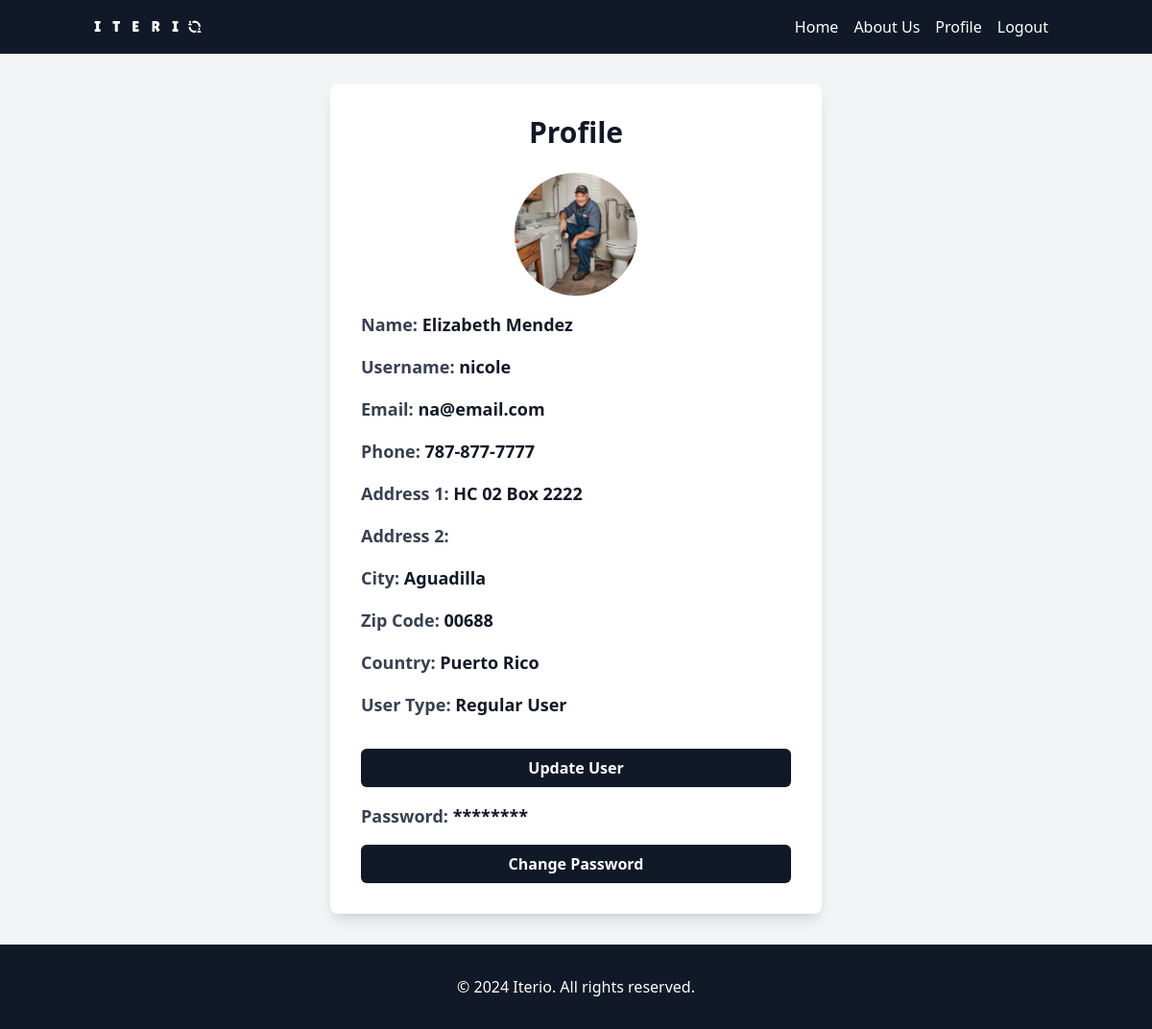
/profile/ (signed in), run on an earlier commit of the app's database.
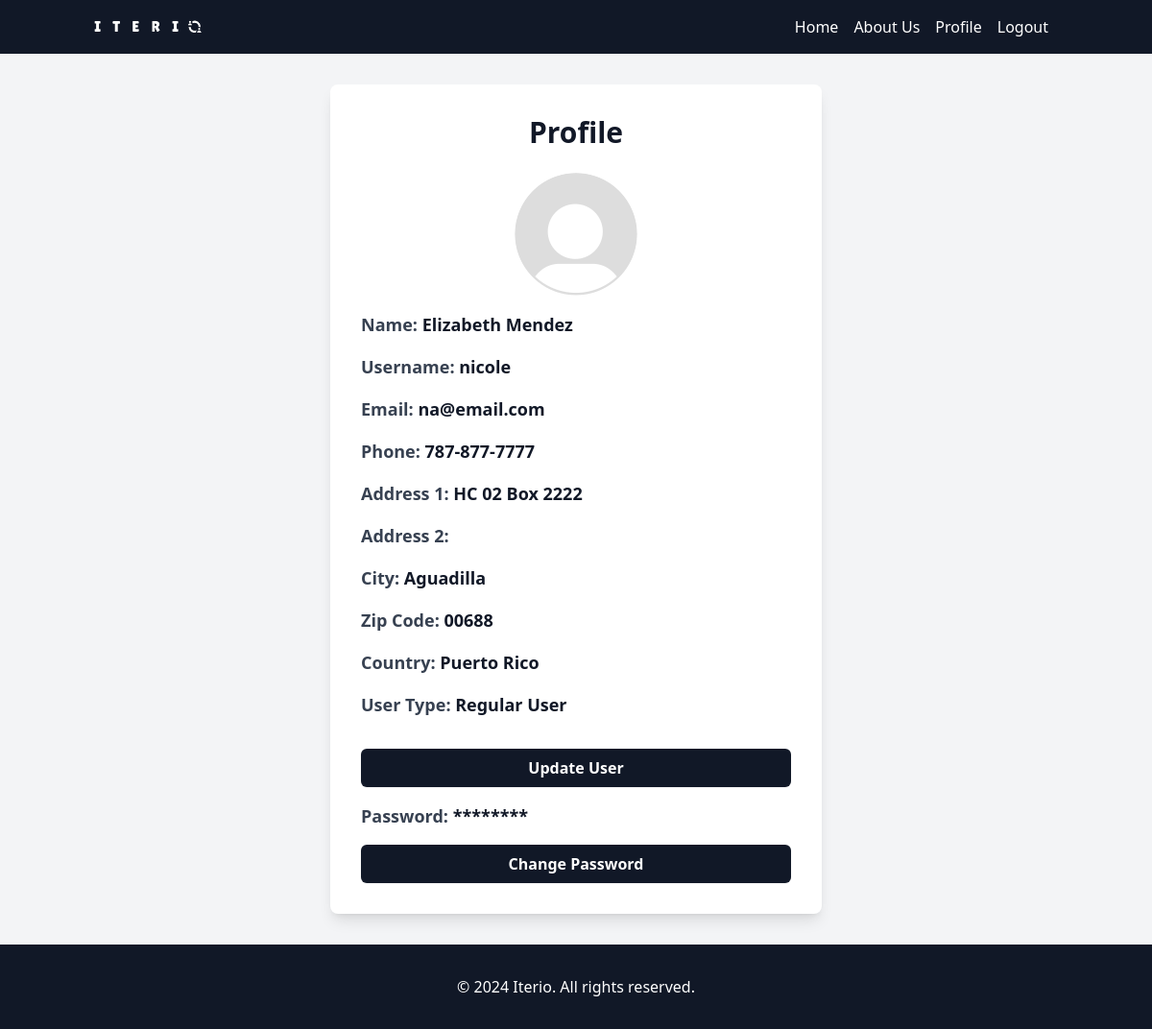
And on a later commit of the database.
### iterio_app/models.py (models this page shows, shortened)
class Profile(models.Model):
    USER_CHOICES = [
        ('regular', 'Regular User'),
        ('provider', 'Service Provider'),
    ]
    user = models.OneToOneField(User, on_delete=models.CASCADE)
    date_modified = models.DateTimeField(User, auto_now=True)
    phone = models.CharField(max_length=20, blank=True)
    address1 = models.CharField(max_length=200, blank=True)
    address2 = models.CharField(max_length=200, blank=True)
    city = models.CharField(max_length=200, blank=True)
    zipcode = models.CharField(max_length=200, blank=True)
    country = models.CharField(max_length=200, blank=True)
    user_type = models.CharField(max_length=20, choices=USER_CHOICES, default='regular')
    profile_picture = models.ImageField(upload_to='profile_pictures', blank=True, null=True)

### iterio_app/views.py (the view)
# urls.py: path('profile/', views.profile, name='profile'),
def profile(request):
    profile = Profile.objects.get(user=request.user)
    return render(request, 'iterio_app/profile.html', {'profile': profile, 'user': request.user})

### iterio_app/templates/iterio_app/profile.html (shortened to what this page needs)
{% extends 'main.html' %}
{% load static %}
{% load static tailwind_tags %}
{% block content %}
<div class="bg-gray-100 min-h-screen flex items-center justify-center">
    <div class="max-w-lg w-full bg-white p-8 rounded-lg shadow-lg">
        <h1 class="text-3xl font-bold text-gray-900 mb-6 text-center">Profile</h1>
        <div class="space-y-4">
            <div class="text-center">
                {% if profile.profile_picture %}
                    <img src="{{ profile.profile_picture.url }}" alt="Profile Picture" class="w-32 h-32 rounded-full mx-auto">
                {% else %}
                    <img src="{% static 'images/default_profile.png' %}" alt="Default Profile Picture" class="w-32 h-32 rounded-full mx-auto">
                {% endif %}
            </div>
            <div>
                <p class="text-lg font-semibold text-gray-700">Name: <span class="text-gray-900">{{ user.first_name }} {{ user.last_name }}</span></p>
            </div>
            <div>
                <p class="text-lg font-semibold text-gray-700">Username: <span class="text-gray-900">{{ user.username }}</span></p>
            </div>
            <div>
                <p class="text-lg font-semibold text-gray-700">Email: <span class="text-gray-900">{{ user.email }}</span></p>
            </div>
            <div>
                <p class="text-lg font-semibold text-gray-700">Phone: <span class="text-gray-900">{{ profile.phone }}</span></p>
            </div>
            <div>
                <p class="text-lg font-semibold text-gray-700">Address 1: <span class="text-gray-900">{{ profile.address1 }}</span></p>
            </div>
            <div>
                <p class="text-lg font-semibold text-gray-700">Address 2: </p>
            </div>
            <div>
                <p class="text-lg font-semibold text-gray-700">City: <span class="text-gray-900">{{ profile.city }}</span></p>
            </div>
            <div>
                <p class="text-lg font-semibold text-gray-700">Zip Code: <span class="text-gray-900">{{ profile.zipcode }}</span></p>
            </div>
            <div>
                <p class="text-lg font-semibold text-gray-700">Country: <span class="text-gray-900">{{ profile.country }}</span></p>
            </div>
            <div>
                <p class="text-lg font-semibold text-gray-700">User Type:
                    <span class="text-gray-900">
                        {% if profile.user_type == 'provider' %}
                            Service Provider
                        {% else %}
                            Regular User
                        {% endif %}
                    </span>
                </p>
            </div>
        </div>
        <div class="mt-8 space-y-4">
            <a href="{% url 'update_user' %}" class="block w-full py-2 px-4 text-center bg-gray-900 text-white font-semibold rounded-md shadow-sm hover:bg-gray-500 focus:outline-none focus:ring-2 focus:ring-offset-2 focus:ring-indigo-500">
                Update User
            </a>
            <p class="text-lg font-semibold text-gray-700">Password: <span class="text-gray-900">********</span></p>
            <a href="{% url 'update_password' %}" class="block w-full py-2 px-4 text-center bg-gray-900 text-white font-semibold rounded-md shadow-sm hover:bg-gray-500 focus:outline-none focus:ring-2 focus:ring-offset-2 focus:ring-red-500">
                Change Password
            </a>
        </div>
    </div>
</div>
{% endblock %}

### templates/main.html (shortened to what this page needs)
<!DOCTYPE html>
{% load static %}
{% load static tailwind_tags %}
<html lang="en">
<head>
    {% tailwind_css %}
</head>
<body class="font-sans text-gray-900 leading-normal antialiased bg-gray-100">
    {% include 'navbar.html' %}
    <div class="container mx-auto px-4 py-8">
        {% block content %}
        {% endblock %}
    </div>
    <footer class="bg-gray-900 text-white py-8">
        <div class="container mx-auto px-4">
            <p class="text-center">&copy; 2024 Iterio. All rights reserved.</p>
        </div>
    </footer>
</body>
</html>

### templates/navbar.html (shortened to what this page needs)
{% load static %}
{% load static tailwind_tags %}
{% tailwind_css %}
<nav class="bg-gray-900 py-1">
    <div class="container mx-auto px-1">
        <div class="flex items-center justify-between">
            <a href="{% url 'home' %}" class="text-white">
                <img src="{% static '/images/iterio-logo3.png' %}" alt="Iterio Logo" class="h-12" />
            </a>
            <ul class="flex items-center space-x-4">
                <li>
                    <a href="{% url 'home' %}" class="text-white hover:text-gray-300">Home</a>
                </li>
                <li>
                    <a href="{% url 'about' %}" class="text-white hover:text-gray-300">About Us</a>
                </li>
                {% if user.is_authenticated %}
                <li>
                    <a href="{% url 'profile' %}" class="text-white hover:text-gray-300">Profile</a>
                </li>
                <li>
                    <a href="{% url 'logout' %}" class="text-white hover:text-gray-300">Logout</a>
                </li>
                {% endif %}
            </ul>
        </div>
    </div>
</nav>

### templates/main.html (style rules this page uses)
html, body { height: 100%; }
body { display: flex; flex-direction: column; }

What changed in the data, as far as the page shows it:
changed Profile "HC 02 Box 2222": profile_picture: picture removed
